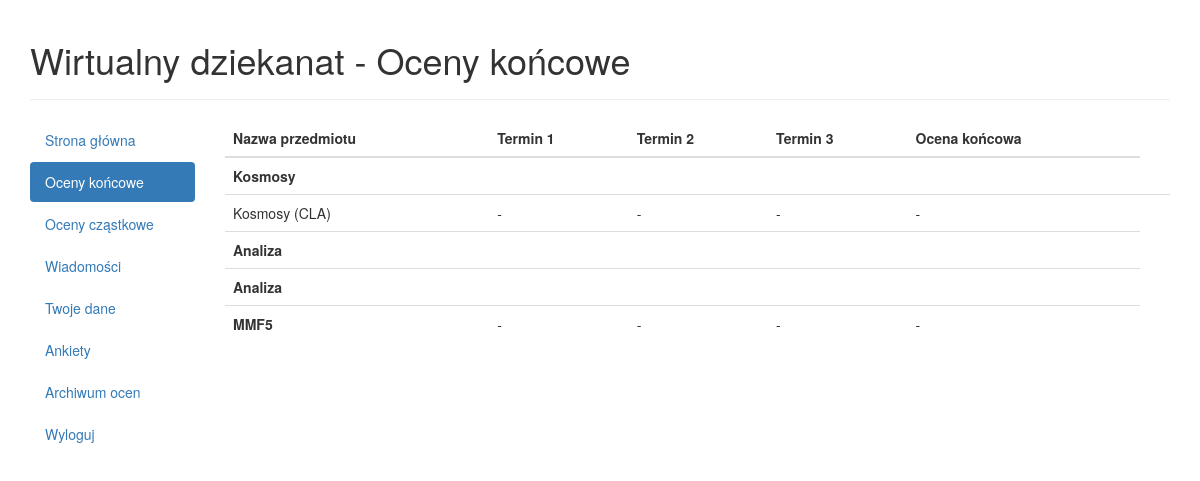
/student/1 (signed in), run on an earlier commit of the app's database.
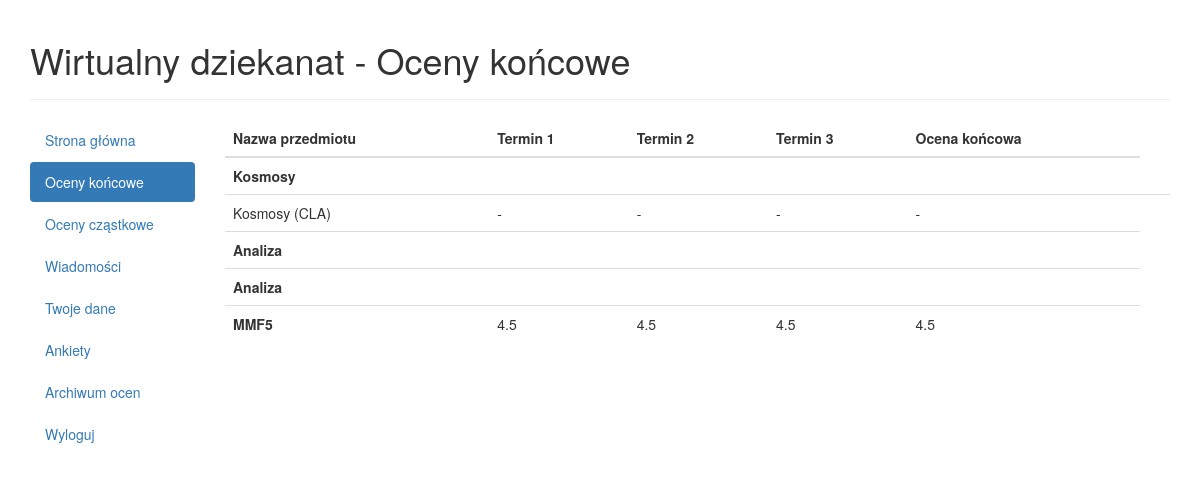
And on a later commit of the database.
### database/models.py (models this page shows, shortened)
class SubjectsStudents(models.Model):
    TERM_CHOICES = (
        (1, '1'),
        (2, '2'),
        (3, '3'),
        (4, '4'),
        (5, '5'),
        (6, '6'),
        (7, '7'),
        (8, '8'),
        (9, '9'),
        (10, '10')
    )
    student_id = models.ForeignKey(Student,blank=True,null=True)
    subject_id = models.ForeignKey(Subject,blank=True,null=True)
    final_grade_id = models.OneToOneField(FinalFinalGrade,blank=True,null=True)
    term_number = models.IntegerField(choices=TERM_CHOICES,default='1',blank=True,null=True)

class FinalFinalGrade(models.Model):
    GRADE_CHOICES = (
        ('2.0', '2.0'),
        ('3.0', '3.0'),
        ('3.5', '3.5'),
        ('4.0', '4.0'),
        ('4.5', '4.5'),
        ('5.0', '5.0'),
        ('zal', 'zal'),
        ('nb', 'nb'),
        ('-','-')
    )
    student_id = models.ForeignKey(Student)
    subject_id = models.ForeignKey(Subject)
    final_value = models.CharField(max_length=3, default='-',choices=GRADE_CHOICES,blank=True,null=True)
    final_date = models.DateTimeField(blank=True,null=True)
    term1_value = models.CharField(max_length=3, default='-',choices=GRADE_CHOICES,blank=True,null=True)
    term1_date = models.DateTimeField(blank=True,null=True)
    term2_value = models.CharField(max_length=3, default='-',choices=GRADE_CHOICES,blank=True,null=True)
    term2_date = models.DateTimeField(blank=True,null=True)
    term3_value = models.CharField(max_length=3, default='-',choices=GRADE_CHOICES,blank=True,null=True)
    term3_date = models.DateTimeField(blank=True,null=True)

class Subject(models.Model):
    teacher_id = models.ForeignKey(Teacher)
    name = models.CharField(max_length=20)
    course_homepage = models.CharField(max_length=20, blank=True,null=True)
    ECTS = models.IntegerField(default=3)
    exam = models.BooleanField(default=False, blank=True)
    def __str__(self):
        return self.name

### database/views.py (the view)
# urls.py: url(r'^student/(?P<page_id>[0-9]+)$', views.studentpage, name='studentpage'),
def studentpage(request, page_id):
    if request.user.is_authenticated():
        try:
            st = Student.objects.get(user=request.user)
            subjectsStudents = (subjectStudent for subjectStudent in SubjectsStudents.objects.filter(student_id=st))
            subsubjectsStudents = (subsubjectStudent for subsubjectStudent in
                                   SubsubjectsStudents.objects.filter(student_id=st))
            subjects = (subjects.subject_id for subjects in st.subjectsstudents_set.all())
            subjectsAct = (subjectAct for subjectAct in
                           SubjectsStudents.objects.filter(student_id=st).filter(term_number=st.term_number))
            subjectsArch = (subjectArch for subjectArch in
                            SubjectsStudents.objects.filter(student_id=st).exclude(term_number=st.term_number).order_by(
                                'term_number'))
            survey = (prowadzacy for prowadzacy in Survey.objects.filter(student_id=st))
            if (request.POST.get('message_id', False)):
                messageToMarkRead = Message.objects.filter(student_id=st).filter(is_read=False).get(
                    pk=request.POST.get('message_id', False))
                messageToMarkRead.is_read = True
                messageToMarkRead.save()
            messages = Message.objects.filter(student_id=st).filter(is_read=False).order_by('-date')
            allMessages = Message.objects.filter(student_id=st).order_by('-date')
            return render(request, 'database/studentpage.html',
                          {'student': st, 'subjectsStudents': subjectsStudents, 'messages': messages,
                           'all_messages': allMessages,
                           'page_id': page_id, 'subsubjectsStudents': subsubjectsStudents, 'subjectsAct': subjectsAct,
                           'subjectsArch': subjectsArch, 'survey': survey})
        except Student.DoesNotExist:
            return HttpResponse("Niema studenta")
        except Message.DoesNotExist:
            return HttpResponse("Wiadomosc nie istnieje")
    else:
        return HttpResponse("Nie zalogowany")

### database/models.py (called while the page is built)
    def __str__(self):
        return self.subject_id.name + ' (' + self.subsubjecttype_id.name + ')'

### database/templates/database/studentpage.html (shortened to what the changed rows need)
<!DOCTYPE html>
<html lang="en">
<head>
  <link rel="stylesheet" href="http://maxcdn.bootstrapcdn.com/bootstrap/3.3.4/css/bootstrap.min.css">
</head>
<body>
<div class="container">
	<div class="page-header">
		{% if page_id == '0' %}
			<h1>Wirtualny dziekanat - Strona główna</h1>
        	{% elif page_id == '1' %}
			<h1>Wirtualny dziekanat - Oceny końcowe</h1>
        	{% elif page_id == '2' %}
        	<h1>Wirtualny dziekanat - Oceny Cząstkowe</h1>
        	{% elif page_id == '3' %}
			<h1>Wirtualny dziekanat - Wiadomości</h1>
        	{% elif page_id == '4' %}
			<h1>Wirtualny dziekanat - Twoje dane</h1>
			{% elif page_id == '5' %}
			<h1>Wirtualny dziekanat - Ankiety</h1>
            {% elif page_id == '6' %}
			<h1>Wirtualny dziekanat - Archiwum ocen</h1>
        	{% endif %}
	</div>
  	<div class="row">
   		<div class="col-md-10">
   		{% if page_id == '0' %}
			<h2>Witaj {{student.user.first_name}} {{student.user.last_name}}</h2>
				{% if not messages %}
				<h2>Nie masz nowych wiadomości</h2>
						{% else %}
						<h2>Nieprzeczytane wiadomości</h2>
 						 {% for message in messages %}
    					<div class="panel panel-info">
   					 <div class="panel-heading">Od: <b>{{message.teacher_id.user.first_name}} {{message.teacher_id.user.last_name}}</b> Data: <b>{{message.date}}</b></div>
   				 <div class="panel-body">{{message.contents}}</div>
   				 <div class="panel-footer">
    					<form action="{% url 'studentpage' '0' %}" method='post'>
						{% csrf_token %}
						<input type="hidden" name="message_id" value="{{message.pk}}" />
						<input type="submit" value="Oznacz jako przeczytane"  class="btn btn-info" role="button"/>
						</form>
  			 		 </div>
 						 </div>
					  {% endfor %}
				{% endif %}
        	{% elif page_id == '1' %}
			  <table class="table table-hover">
				<thead>
				  <tr>
					<th>Nazwa przedmiotu</th>
					<th>Termin 1</th>
					<th>Termin 2</th>
					<th>Termin 3</th>
					<th>Ocena końcowa</th>
				  </tr>
				</thead>
				<tbody>
				{% for subjectStudent in subjectsAct %}
					<tr><td><b>{{subjectStudent.subject_id}}</b></td><td>{{subjectStudent.final_grade_id.term1_value}}</td><td>{{subjectStudent.final_grade_id.term2_value}}</td><td>{{subjectStudent.final_grade_id.term3_value}}</td><td>{{subjectStudent.final_grade_id.final_value}}</td></tr>
					{% for subsubjectStudent in subsubjectsStudents %}
						{% if subsubjectStudent.sub_subject_id.subject_id == subjectStudent.subject_id %}
							<tr><td>
						{% endif %}
					{% endfor %}
				{% endfor %}
				</tbody>
			  </table>
			{% endif %}
    </div>
  </div>
</div>
</body>
</html>

What changed in the data, as far as the page shows it:
changed through a linked row, SubjectsStudents "MMF5": final_grade_id.term1_value "-" → "4.5"; final_grade_id.term2_value "-" → "4.5"; final_grade_id.term3_value "-" → "4.5"; final_grade_id.final_value "-" → "4.5"
